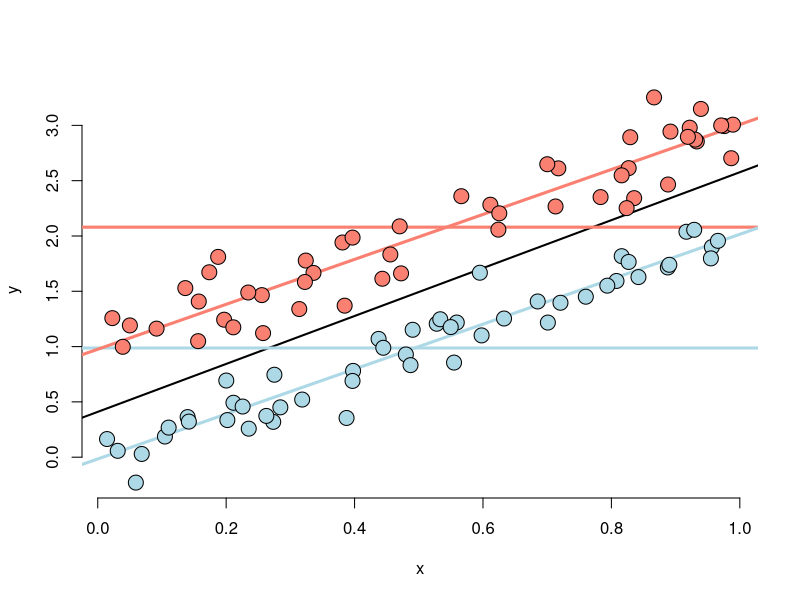
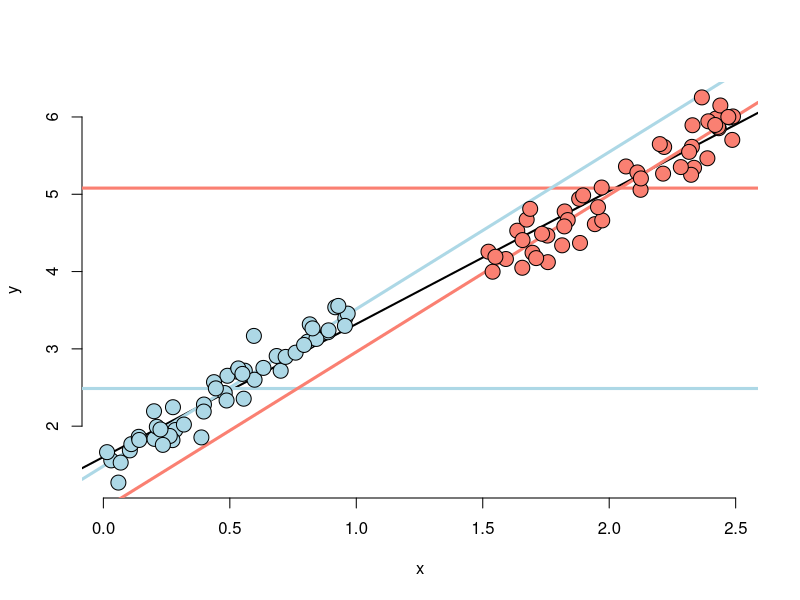
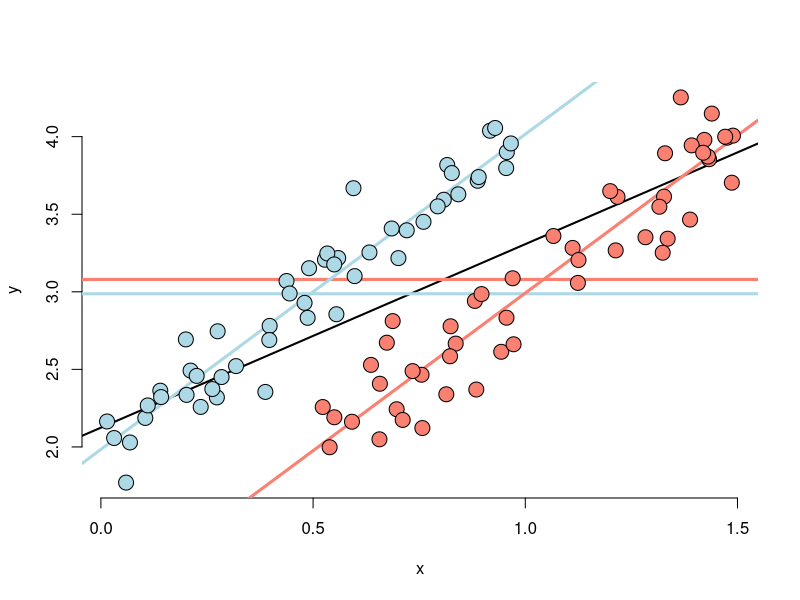
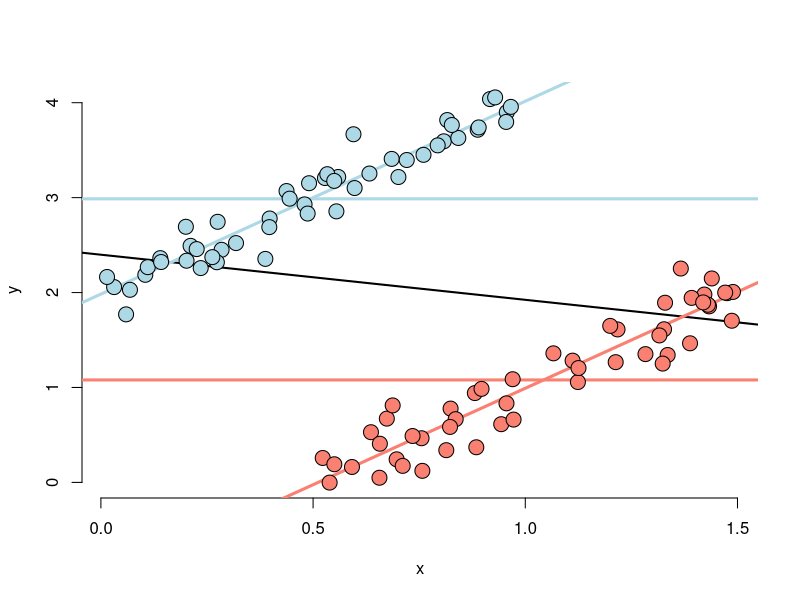
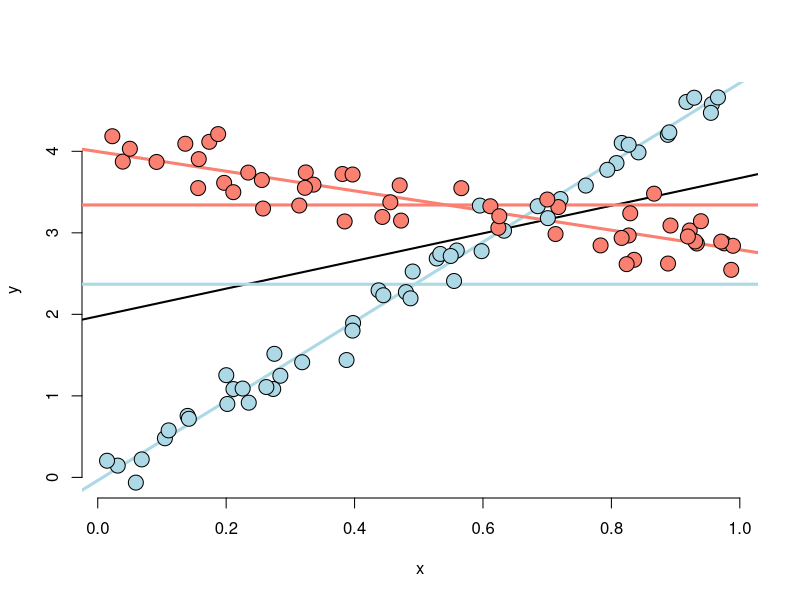

Reproduce these figures in R, in order.
#'---
#'title: "Linear models"
#'subtitle: "Code: Adjustment ; Lecture 2_3"
#'author: "Bruno Fischer Colonimos"
#'date: '`r Sys.Date()`'
#'output:
#'      html_document:
#'          number_sections: yes
#'          theme: readable
#'          toc: yes
#'      word_document:
#'          default
#'      pdf_document:
#'          number_sections: yes
#'          theme: readable
#'          toc: yes
#' ---
#'


#'
#' First Data
#' ==========

# data generation

#parameters
beta0 <- 0
beta1 <- 2
tau <- 1
sigma <- .2

set.seed(5)
n <- 100
# predictors x and t. 2 groups: t= 0 and t = 1
t <- rep(c(0,1), c(n/2,n/2)) # 0,0,...0, 1, 1, ..., 1
x <- c(runif(n/2), runif(n/2)) # uniform
# response
y <- beta0 +  x* beta1 + t * tau + rnorm(n, sd = sigma)

# graphing function
graphxy <- function(x, y) { # using base graphics
        plot(x, y, type = "n", frame = FALSE)
        abline(lm(y ~ x), lwd = 2)
        abline(h = mean(y[1 : (n/2)]), lwd = 3,
               col = "lightblue")
        abline(h = mean(y[(n/2 + 1) : n]), lwd = 3,
               col = "salmon")
        fit <- lm(y ~  x+ t)
        abline(coef(fit)[1], coef(fit)[2],
               lwd = 3, col="lightblue")
        abline(coef(fit)[1] + coef(fit)[3], coef(fit)[2],
               lwd = 3, col="salmon")
        points(x[1 : (n/2)], y[1 : (n/2)],
               pch = 21, col = "black", bg = "lightblue", cex= 2)
        points(x[(n/2 + 1):n], y[(n/2 + 1):n],
               pch = 21, col = "black", bg = "salmon", cex= 2)
}

# Graph the data
graphxy(x, y)


#'
#' Second simulation
#' =================

# data generation
set.seed(5)
n <- 100
# predictors x and t. 2 groups: t= 0 and t = 1
t <- rep(c(0,1), c(n/2,n/2)) # 0,0,...0, 1, 1, ..., 1
x <- c(runif(n/2), runif(n/2) + 1.5) # uniform
# response
y <- beta0 +  x* beta1 + t * tau + rnorm(n, sd = sigma)
y[1:n/2] <- y[1:n/2] + 1.5
# Graph the data
graphxy(x, y)



#'
#' Third simulation
#' =================

# data generation
set.seed(5)
n <- 100
# predictors x and t. 2 groups: t= 0 and t = 1
t <- rep(c(0,1), c(n/2,n/2)) # 0,0,...0, 1, 1, ..., 1
x <- c(runif(n/2), runif(n/2) + .5) # uniform
# response
y <- beta0 +  x* beta1 + t * tau + rnorm(n, sd = sigma)
y[1:n/2] <- y[1:n/2] + 2
# Graph the data
graphxy(x, y)


#'
#' Fourth simulation
#' =================


# data generation
set.seed(5)
n <- 100
# predictors x and t. 2 groups: t= 0 and t = 1
t <- rep(c(0,1), c(n/2,n/2)) # 0,0,...0, 1, 1, ..., 1
x <- c(runif(n/2), runif(n/2) + .5) # uniform
# response
y <- beta0 +  x* beta1 - t * tau + rnorm(n, sd = sigma)
y[1:n/2] <- y[1:n/2] + 2
# Graph the data
graphxy(x, y)



#' 5th simulation
#' ==============

# graphing function (2 slopes)

graphxy2 <- function(x, y) { # using base graphics
        plot(x, y, type = "n", frame = FALSE)
        abline(lm(y ~ x), lwd = 2)
        abline(h = mean(y[1 : (n/2)]), lwd = 3,
               col = "lightblue")
        abline(h = mean(y[(n/2 + 1) : n]), lwd = 3,
               col = "salmon")
        fit <- lm(y ~  x*t)
        abline(coef(fit)[1], coef(fit)[2],
               lwd = 3, col="lightblue")
        abline(coef(fit)[1] + coef(fit)[3],
               coef(fit)[2] + coef(fit)[4],
               lwd = 3, col="salmon")
        points(x[1 : (n/2)], y[1 : (n/2)],
               pch = 21, col = "black", bg = "lightblue", cex= 2)
        points(x[(n/2 + 1):n], y[(n/2 + 1):n],
               pch = 21, col = "black", bg = "salmon", cex= 2)
}



# data generation
set.seed(5)
n <- 100
# predictors x and t. 2 groups: t= 0 and t = 1
t <- rep(c(0,1), c(n/2,n/2)) # 0,0,...0, 1, 1, ..., 1
x <- c(runif(n/2), runif(n/2)) # uniform (2*in the same range)

# response
y <- beta0 + 3 * (.8 - t)* x* beta1 + 4* t * tau + rnorm(n, sd = sigma)


# Graph the data
graphxy2(x, y)

